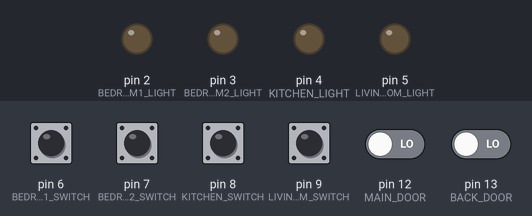
A sketch run on a simulated Arduino Uno, built with avr-gcc and run on an emulated ATmega328P. On the bench: output pins drawn as LEDs (lit = HIGH). The inputs (shaded band) are chosen by the test bench; at power-on: pin 6 (BEDROOM1_SWITCH), pin 7 (BEDROOM2_SWITCH), pin 8 (KITCHEN_SWITCH), pin 9 (LIVING_ROOM_SWITCH), pin 12 (MAIN_DOOR), pin 13 (BACK_DOOR) LOW.

Above: at 1.2 s.
1.3 s: pin 6 (BEDROOM1_SWITCH) pulled HIGH for 0.15 s
At 1.37 s:
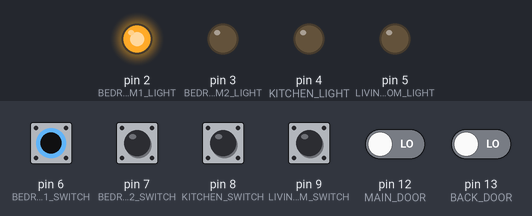
2.9 s: pin 7 (BEDROOM2_SWITCH) pulled HIGH for 0.15 s
At 2.97 s:
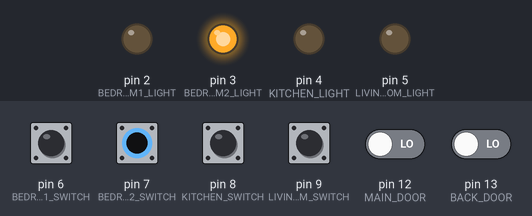
4.5 s: pin 8 (KITCHEN_SWITCH) pulled HIGH for 0.15 s
At 4.57 s:
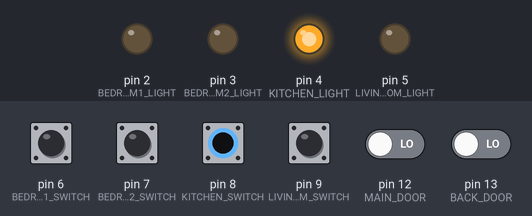
6.1 s: pin 9 (LIVING_ROOM_SWITCH) pulled HIGH for 0.15 s
At 6.17 s:
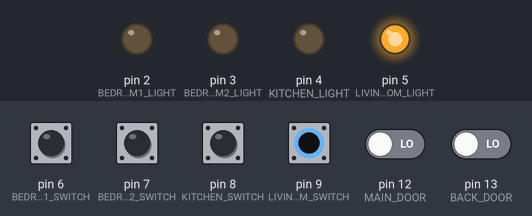
7.7 s: pin 6 (BEDROOM1_SWITCH) driven HIGH and pin 7 (BEDROOM2_SWITCH) driven HIGH
At 8.9 s:
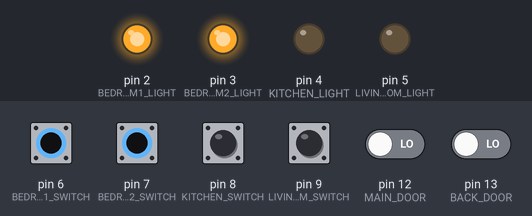
9.2 s: pin 8 (KITCHEN_SWITCH) pulled HIGH for 1 s
At 10.0 s:
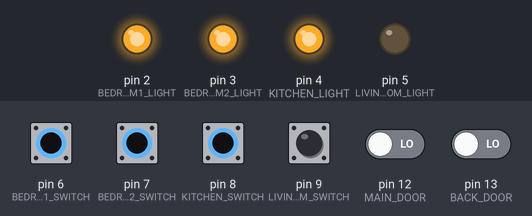
Timing chart, 0 to 12.2 s (numbered marks = the images above; inputs shaded):
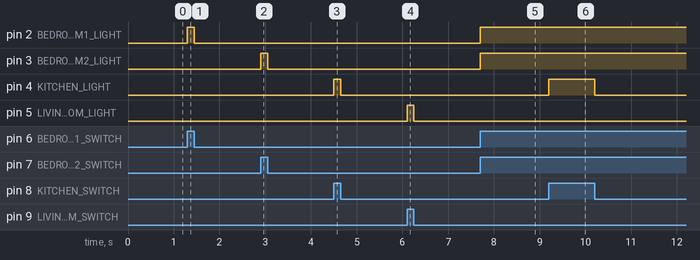

Measured:
- after the input at 1.3 s, pin 2 (BEDROOM1_LIGHT): LOW → HIGH at once, → LOW 0.15 s later
- after the input at 2.9 s, pin 3 (BEDROOM2_LIGHT): LOW → HIGH at once, → LOW 0.15 s later
- after the input at 4.5 s, pin 4 (KITCHEN_LIGHT): LOW → HIGH at once, → LOW 0.15 s later
- after the input at 6.1 s, pin 5 (LIVING_ROOM_LIGHT): LOW → HIGH at once, → LOW 0.15 s later
- after the input at 7.7 s, pin 2 (BEDROOM1_LIGHT), pin 3 (BEDROOM2_LIGHT): LOW → HIGH at once
- after the input at 9.2 s, pin 4 (KITCHEN_LIGHT): LOW → HIGH at once, → LOW 1.0 s later

The sketch:

smart-home.ino
```cpp
// Constant pins definition
int BEDROOM1_LIGHT = 2;
int BEDROOM2_LIGHT = 3;
int KITCHEN_LIGHT = 4;
int LIVING_ROOM_LIGHT = 5;

int BEDROOM1_SWITCH = 6;
int BEDROOM2_SWITCH = 7;
int KITCHEN_SWITCH = 8;
int LIVING_ROOM_SWITCH = 9;

int ALARM1 = 10;
int ALARM2 = 11;

int MAIN_DOOR = 12;
int BACK_DOOR = 13;


void setup()
{
    // Initialize pins modes
    pinMode(BEDROOM1_LIGHT, OUTPUT);
    pinMode(BEDROOM2_LIGHT, OUTPUT);
    pinMode(KITCHEN_LIGHT, OUTPUT);
    pinMode(LIVING_ROOM_LIGHT, OUTPUT);
    pinMode(BEDROOM1_SWITCH, INPUT);
    pinMode(BEDROOM2_SWITCH, INPUT);
    pinMode(KITCHEN_SWITCH, INPUT);
    pinMode(LIVING_ROOM_SWITCH, INPUT);
    pinMode(ALARM1, INPUT);
    pinMode(ALARM2, INPUT);
    pinMode(MAIN_DOOR, INPUT);
    pinMode(BACK_DOOR, INPUT);
}

void loop()
{
    // Check bedroom 1 switch
    if (digitalRead(BEDROOM1_SWITCH) == 1)
    {
        digitalWrite(BEDROOM1_LIGHT, HIGH);
    }
    else
    {
        digitalWrite(BEDROOM1_LIGHT, LOW);
    }

    // Check bedroom 2 switch
    if (digitalRead(BEDROOM2_SWITCH) == 1)
    {
        digitalWrite(BEDROOM2_LIGHT, HIGH);
    }
    else
    {
        digitalWrite(BEDROOM2_LIGHT, LOW);
    }

    // Check kitchen switch
    if (digitalRead(KITCHEN_SWITCH) == 1)
    {
        digitalWrite(KITCHEN_LIGHT, HIGH);
    }
    else
    {
        digitalWrite(KITCHEN_LIGHT, LOW);
    }

    // Check living room switch
    if (digitalRead(LIVING_ROOM_SWITCH) == 1)
    {
        digitalWrite(LIVING_ROOM_LIGHT, HIGH);
    }
    else
    {
        digitalWrite(LIVING_ROOM_LIGHT, LOW);
    }

    // Check if the main door is open
    if (digitalRead(MAIN_DOOR) == 1)
    {
        digitalWrite(ALARM1, HIGH);
    }
    else
    {
        digitalWrite(ALARM1, LOW);
    }

    // Check if the back door is open
    if (digitalRead(BACK_DOOR) == 1)
    {
        digitalWrite(ALARM2, HIGH);
    }
    else
    {
        digitalWrite(ALARM2, LOW);
    }
}
```
